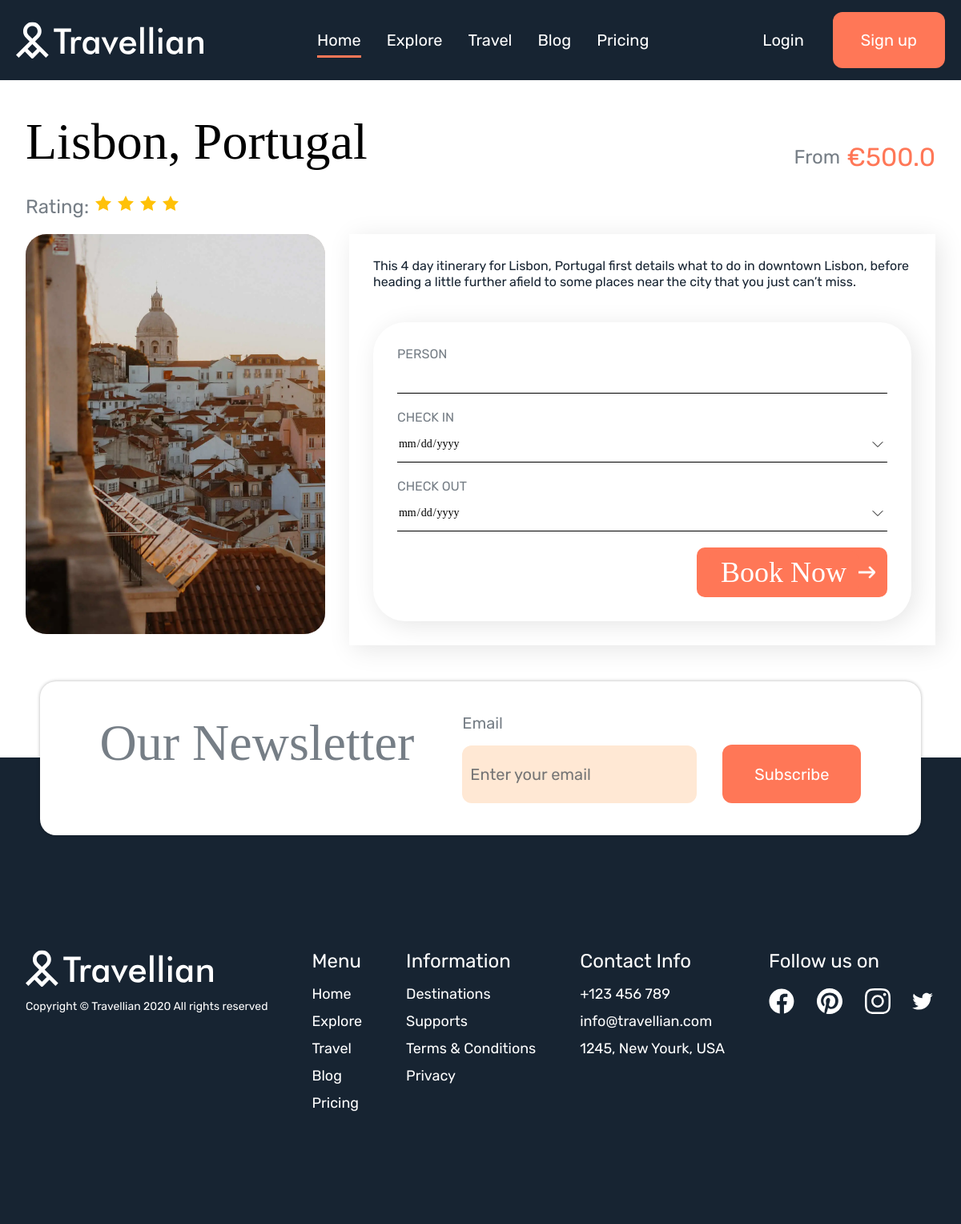
Page /offers/0 on the committed database.
### diploma_page/models.py (models this page shows, shortened)
class Offers(models.Model):
    location = models.CharField(max_length=100)
    rating = models.IntegerField()
    description = models.TextField(max_length=400)
    pricing = models.FloatField(max_length=10)
    offer_image = models.ImageField(null = True, blank=True, upload_to="images/")

### diploma_page/views.py (the view)
# urls.py: path('offers/<int:id>', offer_item, name='offer_item'),
def offer_item(request, id):
    data = Offers.objects.get(id = id)
    form = registerForm(request)
    return render(request, 'offer-page/index.html', {'data': data, 'form': form})

### diploma_page/forms.py
class AccountCreationForm(UserCreationForm):
    def __init__(self, *args, **kwargs):
        super().__init__(*args, **kwargs)
        self.fields['username'].widget.attrs.update({'placeholder':_('Username')})
        self.fields['password1'].widget.attrs.update({'placeholder':_('Password')})
        self.fields['password2'].widget.attrs.update({'placeholder':_('Repeat password')})

### diploma_page/views.py (called while the page is built)
def registerForm(request):
    if request.method == "POST":
        form = AccountCreationForm(request.POST)
        if form.is_valid():
            form.save()
            return HttpResponseRedirect("/")
        else:
            messages.error(request, form.errors, extra_tags="register")
    else:
        form = AccountCreationForm()
    return form

### diploma_page/templates/offer-page/index.html (shortened to what this page needs)
{% extends '../base.html' %}
{% block head %}
{% load static %}
<head>
    <link rel="stylesheet" href="{% static 'offer-page/styles/style.css' %}">
<head>
{% endblock head %}
{% block content %}
    <section class="offer-info">
        <div class="section-wrap">
            <div class="inner-wrap">
                <div class="offer-info-head">
                    <div class="offer-head-left">
                        <div class="offer-title black-text">
                            <h1 class = "title-big">
                                {{ data.location }}
                            </h1>
                        </div>
                        <div class = "offer-rate">
                            <span class="title-small grey-text">Rating: </span>
                            {% for i in '0123456789'|make_list %}
                            {% if  forloop.counter <= data.rating %}
                            <svg width="24" height="24" viewBox="0 0 24 24" fill="none" xmlns="http://www.w3.org/2000/svg">
                                <path d="M12 2.00006L15.09 8.26006L22 9.27006L17 14.1401L18.18 21.0201L12 17.7701L5.82 21.0201L7 14.1401L2 9.27006L8.91 8.26006L12 2.00006Z" fill="#FFC107"/>
                                </svg>
                            {% endif %}
                        {% endfor %}
                        </div>
                    </div>
                    <div class = "offer-price-wrap">
                        <span class = "title-small grey-text">From</span>
                        <span class = "offer-price">€{{data.pricing}}</span>
                    </div>
                </div>
                <div class="offer-info-content">
                    <img src="../media/{{data.offer_image}}" alt="offer1" class="offer-image-block">
                    <div class="offer-info-content-right">
                        <span class = "offer-description d-block">
                            {{data.description}}
                        </span>
                        <div class="offer-form-wrap">
                            <form class="d-flex offer-form">
                                <div class="form-item flex-column d-flex">
                                    <label for="person">Person</label>
                                    <input type="number" id="person" min="1">
                                </div>
                                <div class="form-item flex-column d-flex">
                                    <label for="check-in">Check in</label>
                                    <input type="date" id="check-in">
                                </div>
                                <div class="form-item flex-column d-flex">
                                    <label for="check-out">Check out</label>
                                    <input type="date" id="check-out">
                                </div>
                                <div class="book-btn d-flex">
                                    <input class = "book-btn pointer" type="submit" value="Book Now">
                                </div>
                            </form>
                        </div>
                    </div>
                </div>
            </div>
        </div>
    </section>
    {% endblock content %}

### diploma_page/static/styles/style.css (style rules this page uses)
a, abbr, acronym, address, applet, article, aside, audio, b, big, blockquote, body, canvas, caption, center, cite, code, dd, del, details, dfn, div, dl, dt, em, embed, fieldset, figcaption, figure, footer, form, h1, h2, h3, h4, h5, h6, header, hgroup, html, i, iframe, img, ins, kbd, label, legend, li, mark, menu, nav, object, ol, output, p, pre, q, ruby, s, samp, section, small, span, strike, strong, sub, summary, sup, table, tbody, td, tfoot, th, thead, time, tr, tt, u, ul, var, video { margin: 0; padding: 0; border: 0; font-size: 100%; font: inherit; vertical-align: baseline }
article, aside, details, figcaption, figure, footer, header, hgroup, menu, nav, section { display: block }
body { line-height: 1 }
:root { --main-page-color: #FF7757; --secondary-color: #172432; --desktop-vertical-padding: 182px; --secondary-text-color: #767E86; --page-font1: Playfair Display; --page-font2: Rubik }
.form-item { gap: 12px }
.form-item label { color: var(--secondary-text-color); font-family: var(--page-font2); font-size: 16px; text-transform: uppercase }
input[type=date] { appearance: textfield; -webkit-appearance: textfield; -moz-appearance: textfield }
.book-btn { width: 100%; background: var(--main-page-color); border: none; color: #fff; font-family: var(--page-font1); font-size: 36px; height: 100%; text-align: left }
.book-arrow { width: 21px; stroke-width: 1px; stroke: #fff }
.offer-image-block { height: 286px; width: 100%; border-radius: 26px 26px 0 0; background: -webkit-gradient(linear, left bottom, left top, from(rgba(255, 119, 87, .1)), to(rgba(255, 119, 87, .1))), #d3d3d3; background: -o-linear-gradient(bottom, rgba(255, 119, 87, .1) 0, rgba(255, 119, 87, .1) 100%), #d3d3d3; background: linear-gradient(0deg, rgba(255, 119, 87, .1) 0, rgba(255, 119, 87, .1) 100%), #d3d3d3 }
.offer-title { padding-bottom: 8px; font-family: Mulish; font-size: 28px }
.offer-description { color: #172432; font-family: var(--page-font2); font-size: 16px; line-height: 20px }
.offer-price-wrap { display: -webkit-box; display: -ms-flexbox; display: flex; -webkit-box-align: center; -ms-flex-align: center; align-items: center; gap: 8px }
.offer-price { color: var(--main-page-color); font-family: var(--page-font2); font-size: 32px }
@media only screen and (min-width:720px) { .title-big { font-size: 54px !important } }
@media only screen and (min-width:720px) { .title-small { font-size: 24px !important } }
@media only screen and (min-width:720px) { .book-btn { white-space: normal; width: 75% } }
@media only screen and (min-width:720px) { .form-item { -webkit-box-flex: 1; -ms-flex: 1 1 0px; flex: 1 1 0px; min-width: calc(50% - 20px); -ms-flex-item-align: center; -ms-grid-row-align: center; align-self: center } }
@media only screen and (min-width:720px) { .section-wrap { padding: 80px 32px !important } }
@media only screen and (min-width:720px) { .offer-image-block { background-position: 50% } }
@media only screen and (min-width:720px) { .section-wrap { overflow: hidden } }
@media only screen and (min-width:1122px) { .section-wrap { padding: 100px 0 !important } }
@media only screen and (min-width:1122px) { .section-wrap>* { padding: 0 32px !important } }
@media only screen and (min-width:1122px) { .title-big { font-size: 64px !important } }
@media only screen and (min-width:1122px) { .title-small { font-size: 24px !important } }
@media only screen and (min-width:1122px) { .form-item { min-width: 0 } }
body { line-height: normal }
.black-text { color: #000 }
.grey-text { color: var(--secondary-text-color) !important }
.d-block { display: block }
.d-flex { display: -webkit-box; display: -ms-flexbox; display: flex }
.pointer { cursor: pointer }
.title-big { font-family: var(--page-font1); font-size: 40px }
.normal-text, .title-small { font-family: var(--page-font2); font-size: 18px }
input { border: none }
.section-wrap { padding: 80px 16px }
.flex-column { -webkit-box-orient: vertical; -webkit-box-direction: normal; -ms-flex-direction: column; flex-direction: column }
.offer-description, .offer-text-block { -webkit-box-flex: 1; -ms-flex: 1; flex: 1 }

### rows in the picture
Offers: location "Lisbon, Portugal", rating 4 (drawn), pricing "500.0", offer_image (picture), description "This 4 day itinerary for Lisbon, Portugal first details what to do in downtown Lisbon, before heading a little further afield to some places near the city that you just can’t miss."
